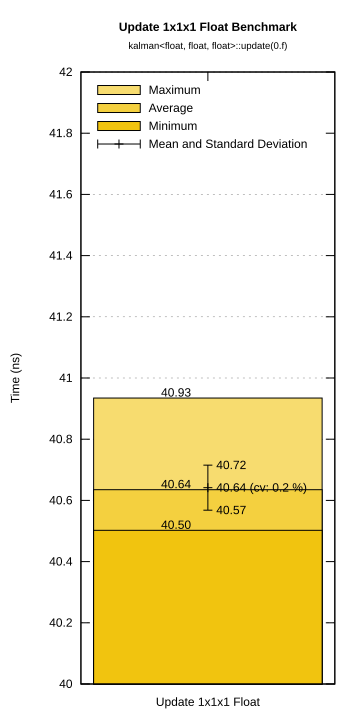

Here is the gnuplot script that generated this plot:
#!/usr/bin/gnuplot
#  _  __          _      __  __          _   _
# | |/ /    /\   | |    |  \/  |   /\   | \ | |
# | ' /    /  \  | |    | \  / |  /  \  |  \| |
# |  <    / /\ \ | |    | |\/| | / /\ \ | . ` |
# | . \  / ____ \| |____| |  | |/ ____ \| |\  |
# |_|\_\/_/    \_\______|_|  |_/_/    \_\_| \_|

# Kalman Filter for C++
# Version 0.1.0
# https://github.com/FrancoisCarouge/Kalman

# SPDX-License-Identifier: Unlicense

# This is free and unencumbered software released into the public domain.

# Anyone is free to copy, modify, publish, use, compile, sell, or
# distribute this software, either in source code form or as a compiled
# binary, for any purpose, commercial or non-commercial, and by any
# means.

# In jurisdictions that recognize copyright laws, the author or authors
# of this software dedicate any and all copyright interest in the
# software to the public domain. We make this dedication for the benefit
# of the public at large and to the detriment of our heirs and
# successors. We intend this dedication to be an overt act of
# relinquishment in perpetuity of all present and future rights to this
# software under copyright law.

# THE SOFTWARE IS PROVIDED "AS IS", WITHOUT WARRANTY OF ANY KIND,
# EXPRESS OR IMPLIED, INCLUDING BUT NOT LIMITED TO THE WARRANTIES OF
# MERCHANTABILITY, FITNESS FOR A PARTICULAR PURPOSE AND NONINFRINGEMENT.
# IN NO EVENT SHALL THE AUTHORS BE LIABLE FOR ANY CLAIM, DAMAGES OR
# OTHER LIABILITY, WHETHER IN AN ACTION OF CONTRACT, TORT OR OTHERWISE,
# ARISING FROM, OUT OF OR IN CONNECTION WITH THE SOFTWARE OR THE USE OR
# OTHER DEALINGS IN THE SOFTWARE.

# For more information, please refer to <https://unlicense.org>

set terminal svg enhanced background rgb "white" size 360,720
set datafile separator ","
set title "{/:Bold Update 1x1x1 Float Benchmark}\n{/*0.8 kalman<float, float, float>::update(0.f)}"
set output "update1x1x1.svg"
set key noautotitle
set key inside top left reverse Left
set ylabel "Time (ns)"
set grid ytics
set boxwidth 0.9
set xrange [ -0.5 : 0.5 ]
set style fill solid border linecolor "black"
set yrange [40 : 42]
set ytics .2
set xtics ("Update 1x1x1 Float" 0)

plot "/tmp/update1x1x1.csv" using (0):6 with boxes linecolor rgb "#F7DC6F" title "Maximum", \
  "" using (0):1 with boxes linecolor rgb "#F4D03F" title "Average", \
  "" using (0):5 with boxes linecolor rgb "#F1C40F" title "Minimum", \
  "" using (0):6:(sprintf("%8.2f", $6)) with labels right offset char -2,0.3, \
  "" using (0):1:(sprintf("%8.2f", $1)) with labels right offset char -2,0.3, \
  "" using (0):5:(sprintf("%8.2f", $5)) with labels right offset char -2,0.3, \
  "" using (0):2:3 with yerrorbars linetype 1 linecolor "black" title "Mean and Standard Deviation", \
  "" using (0):($2+$3):(sprintf("%.2f", $2+$3)) with labels left offset char 1,0, \
  "" using (0):2:(sprintf("%.2f (cv: %.1f %%)", $2, $4 * 100)) with labels left offset char 1,0, \
  "" using (0):($2-$3):(sprintf("%.2f", $2-$3)) with labels left offset char 1,0
